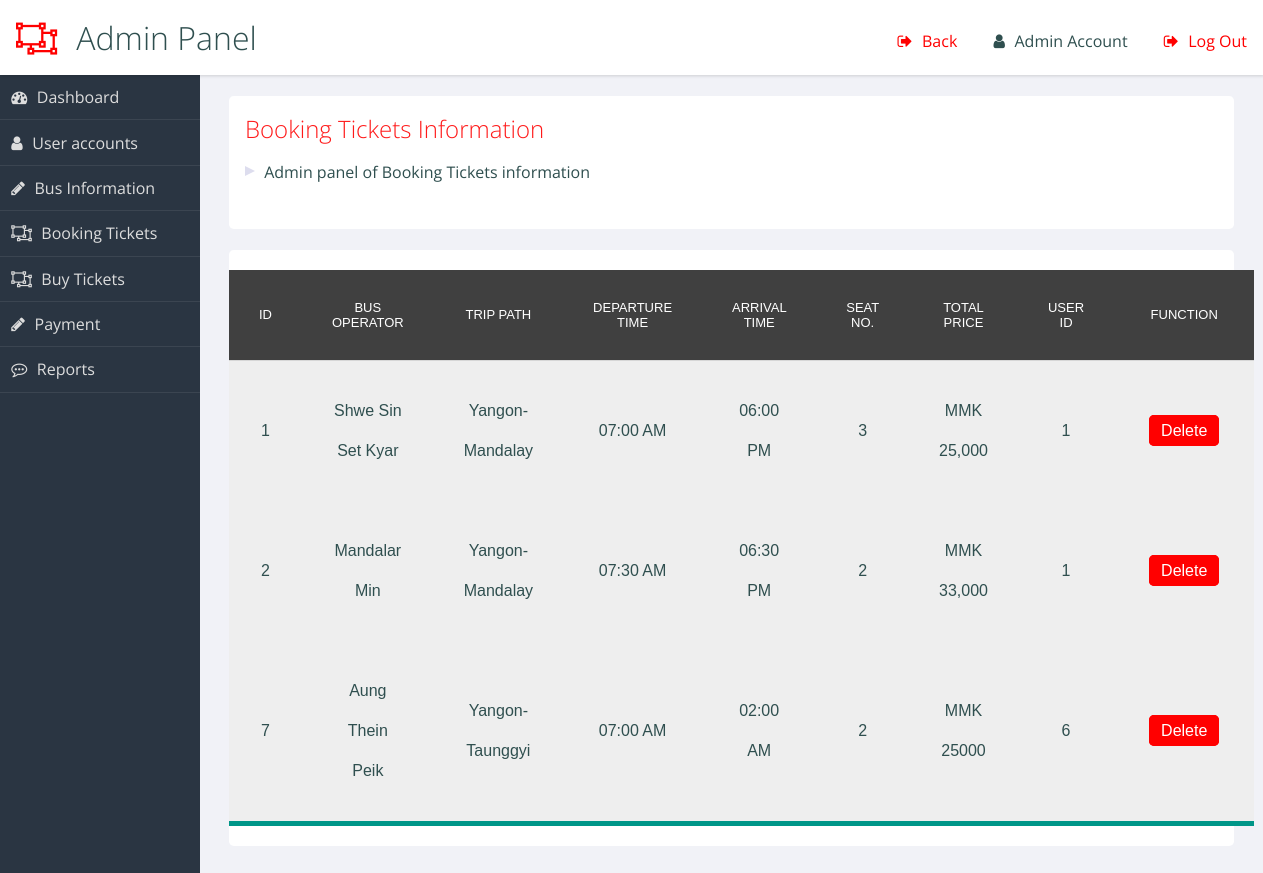
Page /admin/admin_book_ticket.php on the committed database.
### tables this page shows
CREATE TABLE `booking_ticket` (
  `tid` int(11) NOT NULL,
  `busoperator` text NOT NULL,
  `route` text NOT NULL,
  `departuretime` text NOT NULL,
  `arrivaltime` text NOT NULL,
  `seatno` text NOT NULL,
  `totalprice` text NOT NULL,
  `uid` int(11) NOT NULL
);

### admin/admin_book_ticket.php (the view)
<?php
include "configure.php";
$sql = "SELECT * FROM booking_ticket";
$stmt = $connection->prepare($sql);
$stmt->execute();
?>
<link rel="stylesheet" type="text/css" href="admin.css">
<header role="banner">
  <h1>Admin Panel</h1>
  <ul class="utilities">
    <br>
    <li class="logout warn"><a href="admin.php">Back</a></li>
    <li class="users"><a href="#">Admin Account</a></li>
    <li class="logout warn"><a href="../login.html">Log Out</a></li>
  </ul>
</header>
<nav role='navigation'>
  <ul class="main">
    <li class="dashboard"><a href="admin.php">Dashboard</a></li>
    <li class="users"><a href="admin.php">User accounts</a></li>
    <li class="edit"><a href="admin_bus_info.php">Bus Information</a></li>
    <li class=""><a href="admin_book_ticket.php">Booking Tickets</a></li>
    <li class=""><a href="admin_buy_ticket.php">Buy Tickets</a></li>
    <li class="edit"><a href="admin_payment.php">Payment</a></li>
    <li class="comments"><a href="admin_report.php">Reports</a></li>
  </ul>
</nav>
<main role="main">
  <section class="panel important">
    <h2>Booking Tickets Information</h2>
    <ul>
      <li>Admin panel of Booking Tickets information</li><br>
    </ul>
  </section>
  <section class="panel important">
      <form action="" method="post">
      <table>
       <thead>
           <tr>
               <th>ID</th>
               <th>Bus Operator</th>
               <th>Trip Path</th>
               <th>Departure Time</th>
               <th>Arrival Time</th>
               <th>seat No.</th>
               <th>Total Price</th>
               <th>User Id</th>
               <th>Function</th>
           </tr>
       </thead>
       <tbody>
<?php
     while($row = $stmt->fetch()){
?>
           <tr>
               <td>
                 <?php echo $row['tid']; ?>
               </td>
               <td>
                  <?php echo $row['busoperator']; ?>
               </td>
               <td>
                  <?php echo $row['route']; ?>
               </td>
               <td>
                  <?php echo $row['departuretime']; ?>
               </td>
               <td>
                  <?php echo $row['arrivaltime']; ?>
               </td>
               <td>
                  <?php echo $row['seatno']; ?>
               </td>
               <td>
                  <?php echo $row['totalprice']; ?>
               </td>
               <td>
                  <?php echo $row['uid']; ?>
               </td>
               <td>
                 <a onclick="return confirm('Are you want to Delete?')" href="delete_book_ticket.php?id=<?php echo $row['tid'];?>" id = "delete-btn" >Delete</a>
               </td>
           </tr>
<?php
    }
?>
      </tbody>
   </table>
      </form>
  </section>
</main>

### admin/admin.css (style rules this page uses)
.warn { color: red; }
header[role="banner"] { background: white; box-shadow: 1px 1px 3px rgba(0, 0, 0, 0.15); }
header[role="banner"] h1 { margin: 0; font-weight: 300; padding: 1rem; }
header[role="banner"] h1:before { content: "\f248"; font-family: FontAwesome; padding-right: 0.6em; color: red; }
header[role="banner"] .utilities { width: 100%; background: slategray; color: #ddd; }
header[role="banner"] .utilities li { border-bottom: solid 1px rgba(255, 255, 255, 0.2); }
header[role="banner"] .utilities li a { padding: 0.7em; display: block; }
.utilities a:before { font-family: FontAwesome; padding-right: 0.6em; }
.logout a:before { content: ""; }
.users a:before { content: ""; }
nav[role="navigation"] { background: #2a3542; color: #ddd; }
nav[role="navigation"] li { border-bottom: 1px solid rgba(255, 255, 255, 0.08); }
nav[role="navigation"] li a { color: #ddd; text-decoration: none; display: block; padding: 0.7em; }
nav[role="navigation"] li a:before { content: "\f248"; font-family: FontAwesome; padding-right: 0.6em; }
nav[role="navigation"] .dashboard a:before { content: ""; }
nav[role="navigation"] .edit a:before { content: ""; }
nav[role="navigation"] .comments a:before { content: ""; }
nav[role="navigation"] .users a:before { content: ""; }
.panel { background-color: white; color: darkslategray; -webkit-border-radius: 0.3rem; -moz-border-radius: 0.3rem; -ms-border-radius: 0.3rem; border-radius: 0.3rem; margin: 1%; }
.panel > h2, .panel > ul { margin: 1rem; }
a { text-decoration: none; color: inherit; }
h2, h3, h4 { font-weight: 300; margin: 0; }
h2 { color: #ff1a1a; }
ul, li { list-style-type: none; margin: 0; padding: 0; }
main li { position: relative; padding-left: 1.2em; margin: 0.5em 0; }
main li:before { content: ""; position: absolute; width: 0; height: 0; left: 0; top: 0.3em; border-left: solid 10px #dde; border-top: solid 5px transparent; border-bottom: solid 5px transparent; }
table { border-collapse: collapse; width: 96%; margin: 2%; }
th { text-align: center; font-weight: 400; font-size: 13px; text-transform: uppercase; border-bottom: 1px solid rgba(0, 0, 0, 0.1); padding: 0 10px; padding-bottom: 14px; }
td { line-height: 40px; font-weight: 300; padding: 0 10px; }
@media screen and (min-width: 600px) { header[role="banner"] { position: fixed; top: 0; left: 0; width: 100%; z-index: 99; height: 75px; } }
@media screen and (min-width: 600px) { header[role="banner"] .utilities { position: absolute; top: 0; right: 0; background: transparent; color: darkslategray; width: auto; } }
@media screen and (min-width: 600px) { header[role="banner"] .utilities li { display: inline-block; } }
@media screen and (min-width: 600px) { header[role="banner"] .utilities li a { padding: 0.5em 1em; } }
@media screen and (min-width: 600px) { nav[role="navigation"] { position: fixed; width: 200px; top: 75px; bottom: 0px; left: 0px; } }
@media screen and (min-width: 600px) { main[role="main"] { margin: 75px 0 40px 200px; } }
@media screen and (min-width: 600px) { main[role="main"]:after { content: ""; display: table; clear: both; } }
@media screen and (min-width: 600px) { .panel { margin: 2% 0 0 2%; float: left; width: 96%; } }
@media screen and (min-width: 600px) { .panel:after { content: ""; display: table; clear: both; } }
@media screen and (min-width: 900px) { .panel { width: 47%; clear: none; } }
@media screen and (min-width: 900px) { .panel.important { width: 96%; } }
* { box-sizing: border-box; }
table { text-align: center; width: 900px; margin: 20px auto; font-family: sans-serif; border-bottom: 5px solid #009688; }
th, td { padding: 30px; }
th { background-color: #404040; color: white; }
td { background-color: #eee; }
#delete-btn { text-decoration:none; border: 2px solid rgb(255, 0, 0); background-color: rgb(255, 0, 0); padding:5px 10px 5px 10px; border-radius:5px; color:#ffffff; margin:5px; }

### rows in the picture
booking_ticket: tid "1", busoperator "Shwe Sin Set Kyar", route "Yangon-Mandalay", departuretime "07:00 AM", arrivaltime "06:00 PM", seatno "3", totalprice "MMK 25,000", uid "1"
booking_ticket: tid "2", busoperator "Mandalar Min", route "Yangon-Mandalay", departuretime "07:30 AM", arrivaltime "06:30 PM", seatno "2", totalprice "MMK 33,000", uid "1"
booking_ticket: tid "7", busoperator "Aung Thein Peik", route "Yangon-Taunggyi", departuretime "07:00 AM", arrivaltime "02:00 AM", seatno "2", totalprice "MMK 25000", uid "6"
